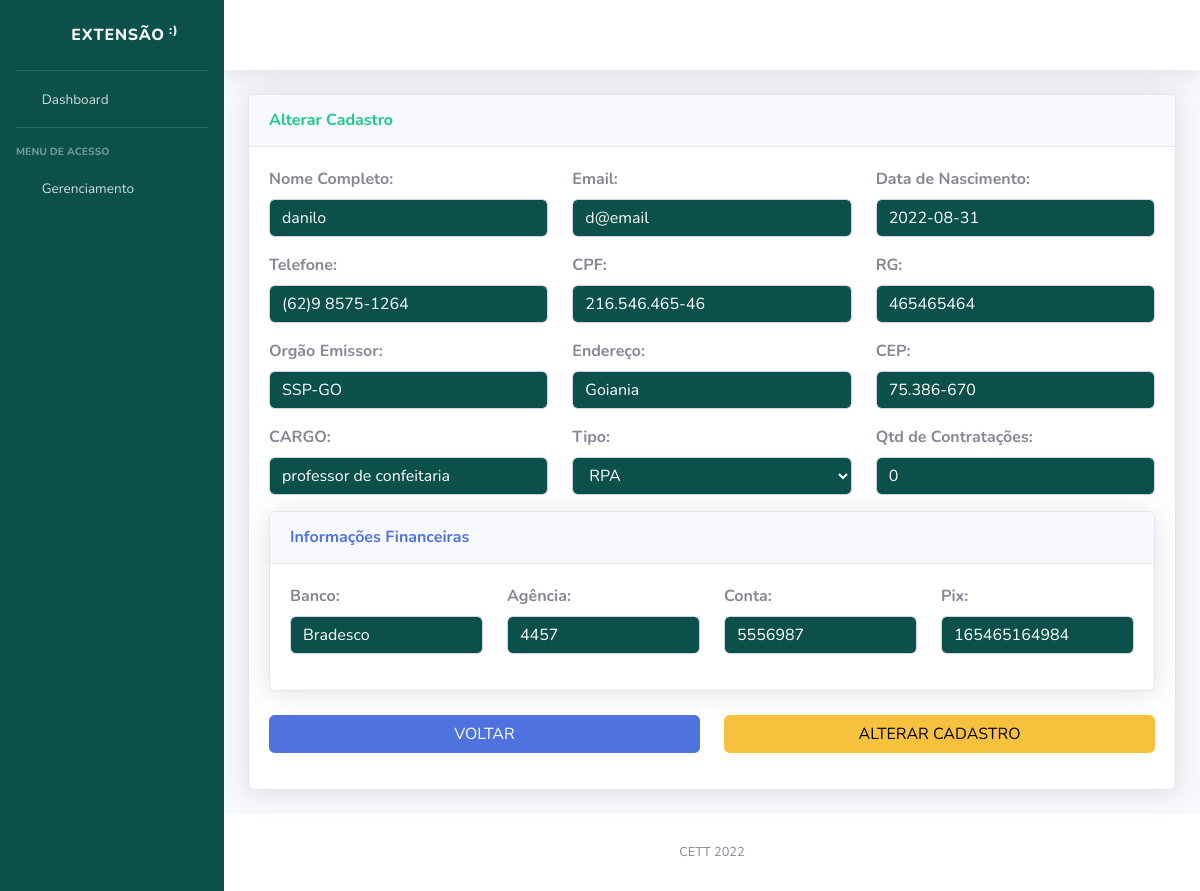
Page /editarPessoa/2 on the committed database.
### sistema/models/pessoa.py (models this page shows)
class Pessoas(models.Model):
    id = models.AutoField(primary_key=True)
    email = models.CharField(max_length=50)
    nome = models.CharField(max_length=50)
    data_nascimento = models.CharField(max_length=50)
    telefone = models.CharField(max_length=50)
    cpf = models.CharField(max_length=50)
    rg = models.CharField(max_length=50)
    orgao_emissor = models.CharField(max_length=50)
    endereco = models.CharField(max_length=50)
    cep = models.CharField(max_length=50)
    cargo = models.CharField(max_length=50)
    banco = models.CharField(max_length=50)
    agencia = models.CharField(max_length=50)
    conta = models.CharField(max_length=50)
    pix = models.CharField(max_length=50)
    tipo = models.CharField(max_length=50)
    qtd_contratacoes = models.CharField(max_length=11)
    user_camunda = models.CharField(max_length=50)
    class Meta:
        db_table = 'processo_gps_professor'

### sistema/views/siteViews.py (the view)
# urls.py: path("editarPessoa/<codigo>", editarPessoa),
def editarPessoa(request,codigo):
    user = Pessoas.objects.get(id=codigo)
    return render(request,'editar_pessoa.html',{'user':user})

### sistema/templates/editar_pessoa.html (shortened to what this page needs)
{% extends "base.html" %}
{% block content %}
<div class="card shadow mb-4">
    <div class="card-header py-3">
        <h6 class="m-0 font-weight-bold text-success">Alterar Cadastro</h6>
    </div>
    <div class="card-body">
        <form action="/edicaoPessoa" method="POST">{% csrf_token %}
            <div class="form-group row">
                <div class="col-sm-4">
                    <label><b>Nome Completo:</b></label>
                    <input style="background-color: rgb(12, 80, 75); color:#fff;" type="text" class="form-control" id="nome" name="nome" placeholder="" value="{{user.nome}}" required>
                </div>
                <div class="col-sm-4">
                    <label><b>Email:</b></label>
                    <input style="background-color: rgb(12, 80, 75); color:#fff;" type="email" class="form-control" id="email" name="email" value="{{user.email}}" placeholder=""required>
                </div>
                <div class="col-sm-4">
                    <label><b>Data de Nascimento:</b></label>
                    <input style="background-color: rgb(12, 80, 75); color:#fff;" type="text" class="form-control"  value="{{user.data_nascimento}}" id="data_nascimento" name="data_nascimento" placeholder=""required>
                </div>
            </div>
            <div class="form-group row">
                <div class="col-sm-4">
                    <label><b>Telefone:</b></label>
                    <input style="background-color: rgb(12, 80, 75); color:#fff;" type="text" class="form-control" value="{{user.telefone}}" id="telefone" name="telefone" placeholder=""required>
                </div>
                <div class="col-sm-4">
                    <label><b>CPF:</b></label>
                    <input style="background-color: rgb(12, 80, 75); color:#fff;" type="text" class="form-control" value="{{user.cpf}}" id="cpf" name="cpf" placeholder=""required>
                </div>
                <div class="col-sm-4">
                    <label><b>RG:</b></label>
                    <input style="background-color: rgb(12, 80, 75); color:#fff;" type="text" class="form-control" value="{{user.rg}}" id="rg" name="rg" placeholder=""required>
                </div>
            </div>
            <div class="form-group row">
                <div class="col-sm-4">
                    <label><b>Orgão Emissor:</b></label>
                    <input style="background-color: rgb(12, 80, 75); color:#fff;" type="text" class="form-control" value="{{user.orgao_emissor}}" id="orgao_emissor" name="orgao_emissor" placeholder=""required>
                </div>
                <div class="col-sm-4">
                    <label><b>Endereço:</b></label>
                    <input style="background-color: rgb(12, 80, 75); color:#fff;" type="text" class="form-control" value="{{user.endereco}}" id="endereco" name="endereco" placeholder=""required>
                </div>
                <div class="col-sm-4">
                    <label><b>CEP:</b></label>
                    <input style="background-color: rgb(12, 80, 75); color:#fff;" type="text" class="form-control" value="{{user.cep}}" id="cep" name="cep" placeholder=""required>
                </div>
            </div>
            <div class="form-group row">
            <div class="col-sm-4">
                <label><b>CARGO:</b></label>
                <input style="background-color: rgb(12, 80, 75); color:#fff;" type="text" class="form-control" value="{{user.cargo}}" id="cargo" name="cargo" placeholder=""required>
            </div>
            <div class="col-sm-4">
                <label><b>Tipo:</b></label>
                <select required style="background-color: rgb(12, 80, 75); color:#fff;" class="form-control" id="tipo" name="tipo">
                    {% if user.tipo == 'RPA' %}
                    <option selected>RPA</option>
                    {% else %}
                    <option>RPA</option>
                    <option selected>CLT</option>
                    {% endif %}
                  </select>
            </div>
            <div class="col-sm-4">
                <label><b>Qtd de Contratações:</b></label>
                <input style="background-color: rgb(12, 80, 75); color:#fff;" type="text" class="form-control" value="{{user.qtd_contratacoes}}" id="qtd_contratacoes" name="qtd_contratacoes" placeholder=""required>
            </div>
            </div>
            <div class="card shadow mb-4">
                <div class="card-header py-3">
                    <h6 class="m-0 font-weight-bold text-primary">Informações Financeiras</h6>
                </div>
                <div class="card-body">
                    <div class="form-group row">
                        <div class="col-sm-3">
                            <label><b>Banco:</b></label>
                            <input style="background-color: rgb(12, 80, 75); color:#fff;" type="text" value="{{user.banco}}" class="form-control" id="banco" name="banco" placeholder=""required>
                        </div>
                        <div class="col-sm-3">
                            <label><b>Agência:</b></label>
                            <input style="background-color: rgb(12, 80, 75); color:#fff;" type="text" value="{{user.agencia}}" class="form-control" id="agencia" name="agencia" placeholder=""required>
                        </div>
                        <div class="col-sm-3">
                            <label><b>Conta:</b></label>
                            <input style="background-color: rgb(12, 80, 75); color:#fff;" type="text" value="{{user.conta}}" class="form-control" id="conta" name="conta" placeholder=""required>
                        </div>
                        <div class="col-sm-3">
                            <label><b>Pix:</b></label>
                            <input style="background-color: rgb(12, 80, 75); color:#fff;"  type="text" value="{{user.pix}}" class="form-control" id="pix" name="pix" placeholder=""required>
                        </div>
                    </div>
                </div>
            </div>
            <div class="form-group row">
                <div class="col-sm-6">
                    <a href="/gerenciar-pessoas" type="submit" class="btn btn-primary btn-user btn-block" >VOLTAR</a>
                </div>
                <div class="col-sm-6">
                    <button type="submit" class="btn btn-warning btn-user btn-block" style="color:#000000">ALTERAR CADASTRO</button>
                </div>
            </div>
        </form>
    </div>
</div>
{% endblock content %}

### rows in the picture
Pessoas: nome "danilo", email "d@email", data_nascimento "2022-08-31", telefone "(62)9 8575-1264", cpf "216.546.465-46", rg "465465464", orgao_emissor "SSP-GO", endereco "Goiania", cep "75.386-670", cargo "professor de confeitaria", tipo "RPA", qtd_contratacoes "0", banco "Bradesco", agencia "4457", conta "5556987", pix "165465164984"
